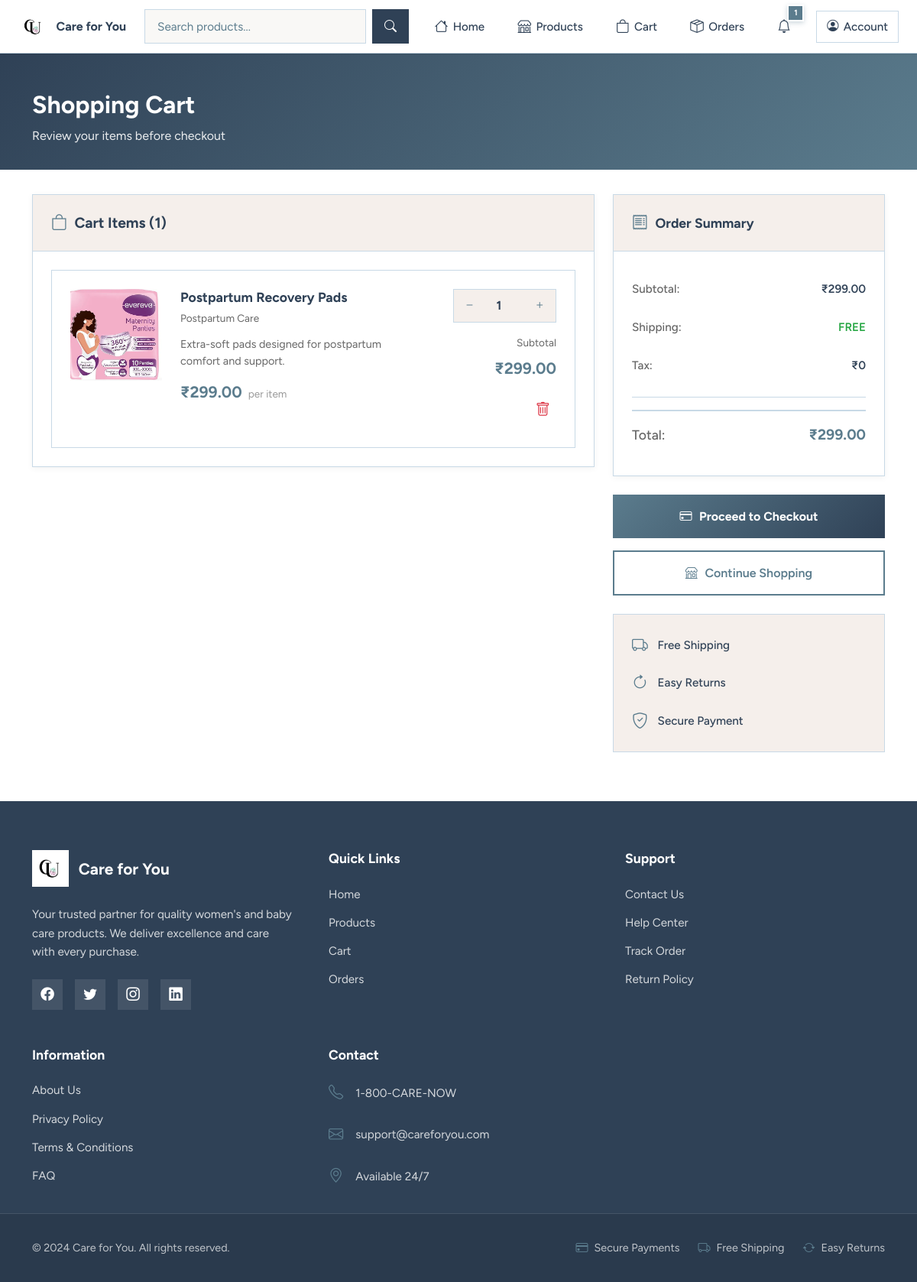
Page /cart/ (signed in) on the earlier database version.
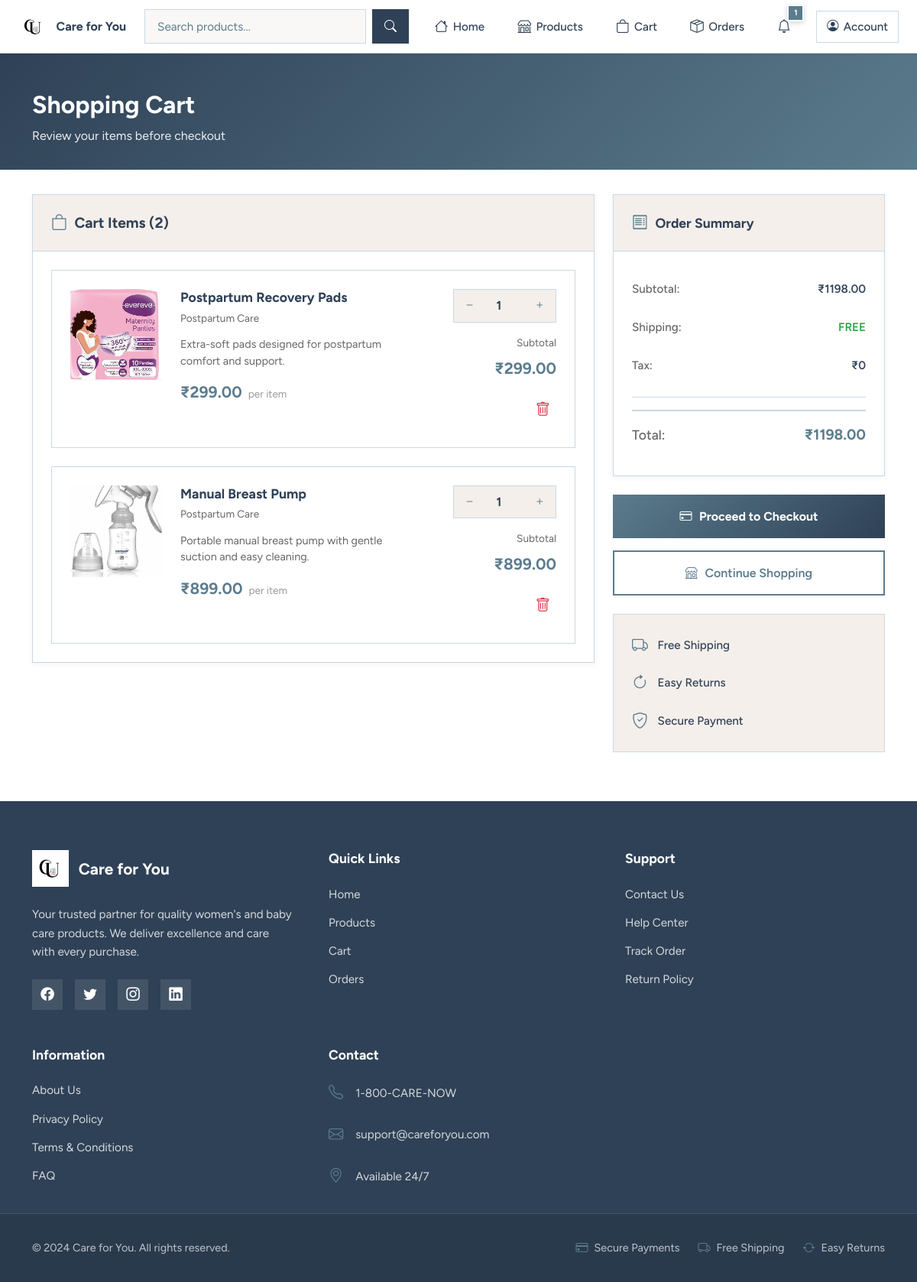
Same page on the later database version.
### apps/cart/models.py (models this page shows, shortened)
class Cart(models.Model):
    user = models.OneToOneField(User, on_delete=models.CASCADE, related_name="cart")
    updated_at = models.DateTimeField(auto_now=True)
    @property
    def total(self):
        return sum(item.subtotal for item in self.items.select_related("product"))

class CartItem(models.Model):
    cart = models.ForeignKey(Cart, on_delete=models.CASCADE, related_name="items")
    product = models.ForeignKey(Product, on_delete=models.CASCADE)
    quantity = models.PositiveIntegerField(default=1)
    class Meta:
        unique_together = ("cart", "product")
    @property
    def subtotal(self):
        return self.product.price * self.quantity

### apps/products/models.py (models this page shows, shortened)
class Product(models.Model):
    AGE_GROUP_CHOICES = [
        ("all", "All Ages"),
        ("0-6", "0-6 months"),
        ("6-12", "6-12 months"),
        ("1-3", "1-3 years"),
        ("3+", "3+ years"),
        ("mother", "Mother Care"),
    ]
    name = models.CharField(max_length=150)
    category = models.ForeignKey(Category, on_delete=models.PROTECT, related_name="products")
    price = models.DecimalField(max_digits=10, decimal_places=2)
    description = models.TextField()
    image = models.ImageField(upload_to="products/", blank=True, null=True)
    stock = models.PositiveIntegerField(default=0)
    baby_age_group = models.CharField(max_length=10, choices=AGE_GROUP_CHOICES, default="all")
    is_active = models.BooleanField(default=True)
    created_at = models.DateTimeField(auto_now_add=True)
    class Meta:
        ordering = ["-created_at"]

class Category(models.Model):
    name = models.CharField(max_length=100, unique=True)
    slug = models.SlugField(unique=True)

### apps/cart/views.py (the view, shortened to what this page needs)
# urls.py: path("", CartSummaryView.as_view(), name="summary"),
class CartSummaryView(LoginRequiredMixin, TemplateView):
    template_name = "cart/cart_summary.html"
    def get(self, request, *args, **kwargs):
        pending = request.session.pop("pending_add_to_cart", None)
        return super().get(request, *args, **kwargs)
    def get_context_data(self, **kwargs):
        context = super().get_context_data(**kwargs)
        context["cart"] = get_or_create_cart(self.request.user)
        return context

### templates/cart/cart_summary.html (shortened to what this page needs)
{% extends 'base.html' %}
{% block content %}
<div class="cart-header">
    <div class="container-lg">
        <h1 class="cart-title">Shopping Cart</h1>
        <p class="cart-subtitle">Review your items before checkout</p>
    </div>
</div>
<div class="container-lg cart-container">
    {% if cart.items.all %}
        <div class="row g-4">
            <div class="col-lg-8">
                <div class="cart-items-section">
                    <div class="section-header">
                        <h3><i class="bi bi-bag"></i> Cart Items ({{ cart.items.count }})</h3>
                    </div>
                    <div class="cart-items-grid">
                        {% for item in cart.items.all %}
                        <div class="cart-item-card" data-item-id="{{ item.id }}">
                            <div class="item-image">
                                {% if item.product.image %}
                                    <img src="{{ item.product.image.url }}" alt="{{ item.product.name }}">
                                {% else %}
                                    <div class="no-image">
                                        <i class="bi bi-image"></i>
                                    </div>
                                {% endif %}
                            </div>
                            <div class="item-details">
                                <div class="item-header">
                                    <h4 class="item-name">{{ item.product.name }}</h4>
                                    <span class="item-category">{{ item.product.category.name }}</span>
                                </div>
                                <p class="item-description">{{ item.product.description|truncatewords:15 }}</p>
                                <div class="item-price-section">
                                    <span class="item-price">₹{{ item.product.price }}</span>
                                    <span class="item-unit">per item</span>
                                </div>
                            </div>
                            <div class="item-actions">
                                <div class="quantity-control">
                                    <button class="qty-btn qty-minus" data-action="decrease">
                                        <i class="bi bi-dash"></i>
                                    </button>
                                    <input type="number" name="quantity" value="{{ item.quantity }}" min="1" class="qty-input" data-price="{{ item.product.price }}">
                                    <button class="qty-btn qty-plus" data-action="increase">
                                        <i class="bi bi-plus"></i>
                                    </button>
                                </div>
                                <div class="item-subtotal-section">
                                    <div class="subtotal-label">Subtotal</div>
                                    <div class="subtotal-price" data-subtotal="{{ item.subtotal }}">₹{{ item.subtotal }}</div>
                                </div>
                                <button class="btn-remove" data-item-id="{{ item.id }}">
                                    <i class="bi bi-trash"></i>
                                </button>
                            </div>
                        </div>
                        {% endfor %}
                    </div>
                </div>
            </div>
            <div class="col-lg-4">
                <div class="order-summary-sticky">
                    <div class="summary-card">
                        <div class="summary-header">
                            <h3><i class="bi bi-receipt"></i> Order Summary</h3>
                        </div>
                        <div class="summary-content">
                            <div class="summary-row">
                                <span class="summary-label">Subtotal:</span>
                                <span class="summary-value" id="subtotal-amount">₹{{ cart.total }}</span>
                            </div>
                            <div class="summary-row">
                                <span class="summary-label">Shipping:</span>
                                <span class="summary-value text-success">FREE</span>
                            </div>
                            <div class="summary-row">
                                <span class="summary-label">Tax:</span>
                                <span class="summary-value">₹0</span>
                            </div>
                            <div class="summary-divider"></div>
                            <div class="summary-row summary-total">
                                <span class="summary-label">Total:</span>
                                <span class="summary-value" id="cart-total">₹{{ cart.total }}</span>
                            </div>
                        </div>
                    </div>
                    <a href="{% url 'orders:checkout' %}" class="btn-checkout">
                        <i class="bi bi-credit-card"></i> Proceed to Checkout
                    </a>
                    <a href="/" class="btn-continue-shopping">
                        <i class="bi bi-shop"></i> Continue Shopping
                    </a>
                    <div class="cart-benefits">
                        <div class="benefit-item">
                            <i class="bi bi-truck"></i>
                            <span>Free Shipping</span>
                        </div>
                        <div class="benefit-item">
                            <i class="bi bi-arrow-clockwise"></i>
                            <span>Easy Returns</span>
                        </div>
                        <div class="benefit-item">
                            <i class="bi bi-shield-check"></i>
                            <span>Secure Payment</span>
                        </div>
                    </div>
                </div>
            </div>
        </div>
    {% endif %}
</div>
{% endblock %}

### templates/base.html (shortened to what this page needs)
{% load static %}
{% load notification_filters %}
<!DOCTYPE html>
<html lang="en">
<head>
    <link href="https://cdn.jsdelivr.net/npm/bootstrap@5.3.3/dist/css/bootstrap.min.css" rel="stylesheet">
    <link rel="stylesheet" href="https://cdn.jsdelivr.net/npm/bootstrap-icons@1.11.3/font/bootstrap-icons.css">
    <link rel="stylesheet" href="{% static 'css/styles.css' %}">
</head>
<body>
<nav class="navbar-clean sticky-top">
    <div class="navbar-clean-container">
        <a class="navbar-logo" href="{% url 'home' %}">
            <img src="{% static 'img/logo1.png' %}" alt="Care for You Logo" class="navbar-logo-img">
            <span>Care for You</span>
        </a>
        <form method="get" action="{% url 'products:list' %}" class="navbar-search">
            <input type="text" name="q" class="search-box" placeholder="Search products..." value="{{ request.GET.q }}">
            <button type="submit" class="search-btn"><i class="bi bi-search"></i></button>
        </form>
        <div class="navbar-actions-container">
            <div class="navbar-desktop-actions">
                <a href="{% url 'home' %}" class="nav-link-clean">
                    <i class="bi bi-house"></i> Home
                </a>
                <a href="{% url 'products:list' %}" class="nav-link-clean">
                    <i class="bi bi-shop"></i> Products
                </a>
                <a href="{% url 'cart:summary' %}" class="nav-link-clean">
                    <i class="bi bi-bag"></i> Cart
                </a>
                {% if user.is_authenticated %}
                    <a href="{% url 'orders:list' %}" class="nav-link-clean">
                        <i class="bi bi-box-seam"></i> Orders
                    </a>
                    <a href="{% url 'notifications:list' %}" class="nav-link-clean notification-link">
                        <i class="bi bi-bell"></i>
                        {% with count=user|unread_count %}
                            {% if count > 0 %}
                                <span class="notification-badge-count">{{ count }}</span>
                            {% endif %}
                        {% endwith %}
                    </a>
                    <div class="dropdown-clean">
                        <button class="nav-account-btn">
                            <i class="bi bi-person-circle"></i> Account
                        </button>
                    </div>
                {% else %}
                    <a href="{% url 'accounts:login' %}" class="btn-nav-outline">Login</a>
                    <a href="{% url 'accounts:register' %}" class="btn-nav-solid">Register</a>
                {% endif %}
            </div>
        </div>
    </div>
</nav>
<main class="main-content">
    {% block content %}{% endblock %}
</main>
<footer class="site-footer">
    <div class="footer-content">
        <div class="container-lg">
            <div class="footer-grid">
                <div class="footer-section footer-brand">
                    <div class="footer-logo">
                        <img src="{% static 'img/logo1.png' %}" alt="Care for You" class="footer-logo-img">
                        <span>Care for You</span>
                    </div>
                    <p class="footer-description">
                        Your trusted partner for quality women's and baby care products. We deliver excellence and care with every purchase.
                    </p>
                    <div class="footer-socials">
                        <a href="#" title="Facebook"><i class="bi bi-facebook"></i></a>
                        <a href="#" title="Twitter"><i class="bi bi-twitter"></i></a>
                        <a href="#" title="Instagram"><i class="bi bi-instagram"></i></a>
                        <a href="#" title="LinkedIn"><i class="bi bi-linkedin"></i></a>
                    </div>
                </div>
                <div class="footer-section">
                    <h4 class="footer-heading">Quick Links</h4>
                    <ul class="footer-links">
                        <li><a href="/">Home</a></li>
                        <li><a href="{% url 'products:list' %}">Products</a></li>
                        <li><a href="{% url 'cart:summary' %}">Cart</a></li>
                        <li><a href="{% url 'orders:list' %}">Orders</a></li>
                    </ul>
                </div>
                <div class="footer-section">
                    <h4 class="footer-heading">Support</h4>
                    <ul class="footer-links">
                        <li><a href="#">Contact Us</a></li>
                        <li><a href="#">Help Center</a></li>
                        <li><a href="#">Track Order</a></li>
                        <li><a href="#">Return Policy</a></li>
                    </ul>
                </div>
                <div class="footer-section">
                    <h4 class="footer-heading">Information</h4>
                    <ul class="footer-links">
                        <li><a href="#">About Us</a></li>
                        <li><a href="#">Privacy Policy</a></li>
                        <li><a href="#">Terms & Conditions</a></li>
                        <li><a href="#">FAQ</a></li>
                    </ul>
                </div>
                <div class="footer-section">
                    <h4 class="footer-heading">Contact</h4>
                    <div class="footer-contact-item">
                        <i class="bi bi-telephone"></i>
                        <span>1-800-CARE-NOW</span>
                    </div>
                    <div class="footer-contact-item">
                        <i class="bi bi-envelope"></i>
                        <span>support@careforyou.com</span>
                    </div>
                    <div class="footer-contact-item">
                        <i class="bi bi-geo-alt"></i>
                        <span>Available 24/7</span>
                    </div>
                </div>
            </div>
        </div>
    </div>
    <div class="footer-bottom">
        <div class="container-lg">
            <div class="footer-bottom-content">
                <p>&copy; 2024 Care for You. All rights reserved.</p>
                <div class="footer-payment-methods">
                    <span><i class="bi bi-credit-card"></i> Secure Payments</span>
                    <span><i class="bi bi-truck"></i> Free Shipping</span>
                    <span><i class="bi bi-arrow-repeat"></i> Easy Returns</span>
                </div>
            </div>
        </div>
    </div>
</footer>
</body>
</html>

Differences in the rows shown:
computed for Cart: items.count "1" → "2"; total "299.00" → "1198.00"
added CartItem: product.image (picture), product.name "Manual Breast Pump", product.category.name "Postpartum Care", product.description "Portable manual breast pump with gentle suction and easy cleaning.", product.price "899.00", quantity "1", subtotal "899.00"
